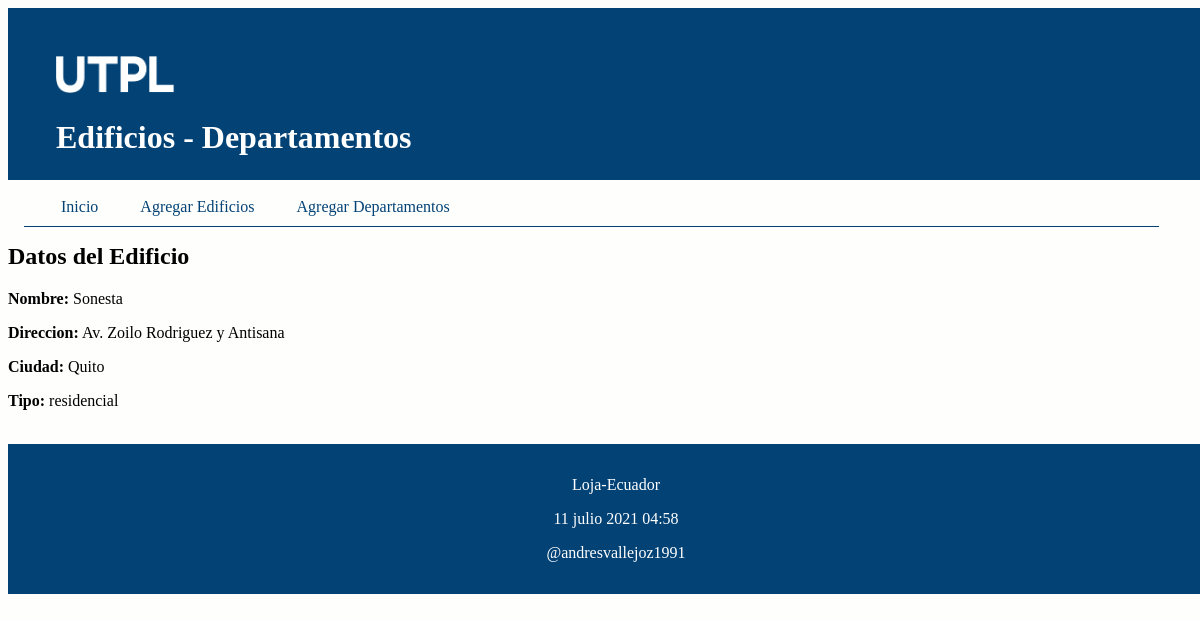
/edificio/9, run on the app's committed database.
### ordenamiento/models.py (models this page shows, shortened)
class Edificio(models.Model):
	opciones_tipo = (
	    ('residencial','Residencial'),
	    ('comercial','Comercial'),
    )
	nombre = models.CharField("Nombre del edificio", max_length=50)
	direccion = models.CharField("Dirección", max_length=50)
	ciudad = models.CharField("Ciudad", max_length=50)
	tipo_edificio = models.CharField("Tipo", max_length=30,
        choices=opciones_tipo)

### ordenamiento/views.py (the view)
# urls.py: path('edificio/<int:id>', views.obtener_edificio,
def obtener_edificio(request, id):
    edificio = Edificio.objects.get(pk=id)
    informacion_template = {'edificio': edificio}
    return render(request, 'obtener_edificio.html', informacion_template)

### ordenamiento/templates/obtener_edificio.html
{% extends "master.html" %}
{% block content %}
<h2>Datos del Edificio</h2>
<p><b>Nombre:</b> {{edificio.nombre}}</p>
<p><b>Direccion:</b> {{edificio.direccion}}</p>
<p><b>Ciudad:</b> {{edificio.ciudad}}</p>
<p><b>Tipo:</b> {{edificio.tipo_edificio}}</p>
<br/>
{% endblock %}

### ordenamiento/static/css/estilos.css (style rules this page uses)
body { background: #FEFEFD; }

### data on the page
Edificio: nombre "Sonesta", direccion "Av. Zoilo Rodriguez y Antisana", ciudad "Quito", tipo_edificio "residencial"
